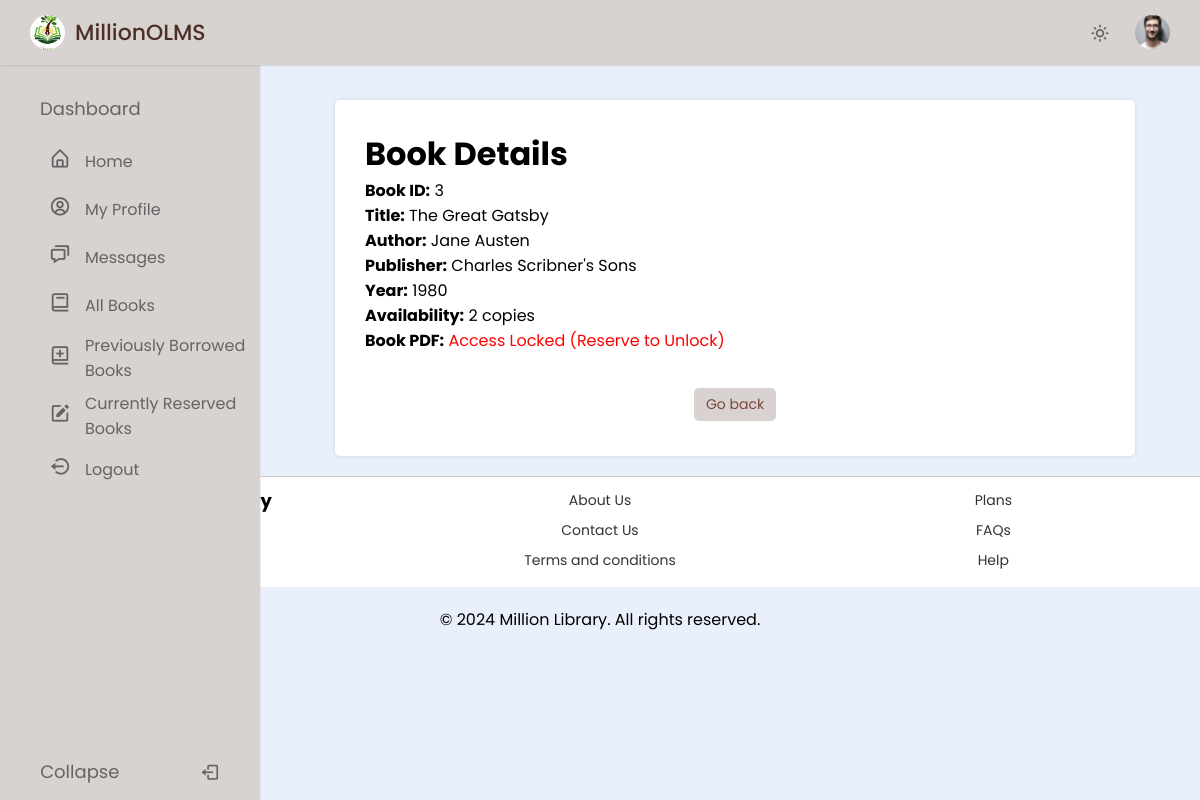
Page /user/books_details.php?BookId=3 on the committed database.
### tables this page shows
CREATE TABLE `book` (
  `BookId` int NOT NULL,
  `Title` varchar(50) DEFAULT NULL,
  `Publisher` varchar(50) DEFAULT NULL,
  `Year` varchar(50) DEFAULT NULL,
  `Availability` int DEFAULT NULL,
  `Status` enum('Available','Reserved','CheckedOut') NOT NULL DEFAULT 'Available',
  `PDF_Link` varchar(255) DEFAULT NULL
);

### user/books_details.php (the view, shortened to what this page needs)
<?php
require('dbconn.php');
$rollno = $_SESSION['RollNo'];
$userQuery = "SELECT * FROM olms.user WHERE RollNo=?";
$userStmt = $conn->prepare($userQuery);
$userStmt->bind_param("s", $rollno);
$userStmt->execute();
$userResult = $userStmt->get_result();
if ($userResult && $userResult->num_rows > 0) {
    $userRow = $userResult->fetch_assoc();
    $ProfilePicture = !empty($userRow['ProfilePicture']) ? $userRow['ProfilePicture'] : 'images/profile.jpg';
} else {
    $ProfilePicture = 'images/profile.jpg';
}
if (isset($_GET['BookId'])) {
    $bookId = $_GET['BookId'];
    $sql = "SELECT * FROM olms.book WHERE BookId = ?";
    $stmt = $conn->prepare($sql);
    $stmt->bind_param("i", $bookId);
    $stmt->execute();
    $result = $stmt->get_result();
    if ($result->num_rows > 0) {
        $book = $result->fetch_assoc();
        ?>
        <!DOCTYPE html>
        <html lang="en">
        <head>
            <link href="https://unpkg.com/boxicons@latest/css/boxicons.min.css" rel="stylesheet" />
            <link rel="stylesheet" href="style.css" />
        </head>
        <body>
            <nav class="navbar">
                <div class="logo_item">
                    <img src="images/logo.jpg" alt="">MillionOLMS
                </div>
                <div class="navbar_content">
                    <i class='bx bx-sun' id="darkLight"></i>
                    <img src="<?php echo ($ProfilePicture); ?>" alt="Profile Picture" class="profile" id="profilePic" />
            </nav>
            <nav class="sidebar">
                <div class="menu_content">
                    <div class="menu_items">
                        <div class="menu_title menu_dahsboard"></div>
                        <li class="item">
                            <a href="home.php" class="nav_link submenu_item">
                                <span class="navlink_icon">
                                    <i class="bx bx-home-alt"></i>
                                </span>
                                <span class="navlink">Home</span>
                            </a>
                        </li>
                        <li class="item">
                            <a href="profile.php" class="nav_link submenu_item">
                                <span class="navlink_icon">
                                    <i class='bx bx-user-circle'></i>
                                </span>
                                <span class="navlink">My Profile</span>
                            </a>
                        </li>
                        <li class="item">
                            <a href="message.php" class="nav_link submenu_item">
                                <span class="navlink_icon">
                                    <i class='bx bx-chat'></i>
                                </span>
                                <span class="navlink">Messages</span>
                            </a>
                        </li>
                        <li class="item">
                            <a href="all_books.php" class="nav_link submenu_item">
                                <span class="navlink_icon">
                                    <i class='bx bx-book'></i>
                                </span>
                                <span class="navlink">All Books</span>
                            </a>
                        </li>
                        <li class="item">
                            <a href="pre_borrowed_book.php" class="nav_link submenu_item">
                                <span class="navlink_icon">
                                    <i class='bx bx-book-add'></i>
                                </span>
                                <span class="navlink">Previously Borrowed <br> Books</span>
                            </a>
                        </li>
                        <li class="item">
                            <a href="currently_reserved.php" class="nav_link submenu_item">
                                <span class="navlink_icon">
                                    <i class='bx bxs-edit'></i>
                                </span>
                                <span class="navlink">Currently Reserved <br> Books</span>
                            </a>
                        </li>
                        <li class="item">
                            <a href="logout.php" class="nav_link submenu_item">
                                <span class="navlink_icon">
                                    <i class='bx bx-log-out-circle'></i>
                                </span>
                                <span class="navlink">Logout</span>
                            </a>
                        </li>
                        <div class="bottom_content">
                            <div class="bottom expand_sidebar">
                                <span> Expand</span>
                            </div>
                            <div class="bottom collapse_sidebar">
                                <span> Collapse</span>
                                <i class='bx bx-log-out'></i>
                            </div>
                        </div>
                    </div>
            </nav>
            <main class="main-content">
                <div class="content">
                    <div class="book-details">
                        <h1>Book Details</h1>
                        <p><strong>Book ID:</strong> <?php echo $book['BookId']; ?></p>
                        <p><strong>Title:</strong> <?php echo $book['Title']; ?></p>
                        <?php
                        $authorQuery = "SELECT * FROM OLMS.author WHERE BookId = ?";
                        $authorStmt = $conn->prepare($authorQuery);
                        $authorStmt->bind_param("i", $bookId);
                        $authorStmt->execute();
                        $authorResult = $authorStmt->get_result();
                        $authors = [];
                        while ($authorRow = $authorResult->fetch_assoc()) {
                            $authors[] = $authorRow['Author'];
                        }
                        echo "<p><strong>Author:</strong> " . implode(", ", $authors) . "</p>";
                        ?>
                        <p><strong>Publisher:</strong> <?php echo $book['Publisher']; ?></p>
                        <p><strong>Year:</strong> <?php echo $book['Year']; ?></p>
                        <p><strong>Availability:</strong>
                            <?php echo $book['Availability'] > 0 ? $book['Availability'] . " copies" : "Not Available"; ?>
                        </p>
                        <?php
                        $reservationQuery = "SELECT * FROM reservation WHERE RollNo = ? AND BookId = ? AND UnlockPDF = 1";
                        $reservationStmt = $conn->prepare($reservationQuery);
                        $reservationStmt->bind_param("si", $rollno, $bookId);
                        $reservationStmt->execute();
                        $reservationResult = $reservationStmt->get_result();
                        if ($reservationResult->num_rows > 0) {
                            if (!empty($book['PDF_Link'])) {
                                echo "<p><strong>Book PDF:</strong> <a href='" . $book['PDF_Link'] . "' target='_blank'>View PDF</a></p>";
                            } else {
                                echo "<p><strong>Book PDF:</strong> Not available</p>";
                            }
                        } else {
                            echo "<p><strong>Book PDF:</strong> <span style='color: red;'>Access Locked (Reserve to Unlock)</span></p>";
                        }
                        ?>
                        <div class="button-container">
                            <a href="all_books.php" class="btn-link">
                                <button class="table_btn">Go back</button>
                            </a>
                        </div>
                    </div>
                </div>
            </main>
            <footer>
                <div class="footer-content">
                    <div>
                        <h3>Million Library</h3>
                        <p>OLMS</p>
                    </div>
                    <div>
                        <ul>
                            <li><a href="Help.php">About Us</a></li>
                            <li><a href="Help.php">Contact Us</a></li>
                            <li><a href="Help.php">Terms and conditions</a></li>
                        </ul>
                    </div>
                    <div>
                        <ul>
                            <li><a href="Help.php">Plans</a></li>
                            <li><a href="Help.php">FAQs</a></li>
                            <li><a href="Help.php">Help</a></li>
                        </ul>
                    </div>
                </div>
            </footer>
            <p class="site-name">&copy; 2024 Million Library. All rights reserved.</p>
        </body>
        </html>
        <?php
    } else {
        echo "Book not found.";
    }
} else {
    echo "No BookId provided.";
}
?>

### user/style.css (style rules this page uses)
* { margin: 0; padding: 0; box-sizing: border-box; font-family: "Poppins", sans-serif; }
:root { --light-brown-color: #d8d2d0; --dark-brown-color: #4b3028; --grey-color: #656464; --light-grey-color: #aaa; }
body { background-color: #e9effb; transition: all 0.5s ease; }
.navbar { position: fixed; top: 0; width: 100%; left: 0; background-color: var(--light-brown-color); display: flex; align-items: center; justify-content: space-between; padding: 15px 30px; z-index: 1000; box-shadow: 0 0 2px var(--light-grey-color); }
.logo_item { display: flex; align-items: center; column-gap: 10px; font-size: 22px; font-weight: 500; color: var(--dark-brown-color); }
.navbar img { width: 35px; height: 35px; object-fit: cover; border-radius: 50%; }
.navbar_content { display: flex; align-items: center; column-gap: 25px; }
.navbar_content i { cursor: pointer; font-size: 20px; color: var(--grey-color); }
.sidebar { background-color: var(--light-brown-color); width: 260px; position: fixed; top: 0; left: 0; height: 100%; padding: 80px 20px; z-index: 100; overflow-y: scroll; box-shadow: 0 0 1px var(--light-grey-color); transition: all 0.5s ease; }
.menu_content { position: relative; }
.menu_title { margin: 15px 0; padding: 0 20px; font-size: 18px; }
.menu_title::before { color: var(--grey-color); white-space: nowrap; }
.menu_dahsboard::before { content: "Dashboard"; }
.menu_items { padding: 0; list-style: none; }
.navlink_icon { position: relative; font-size: 22px; min-width: 50px; line-height: 40px; display: inline-block; text-align: center; border-radius: 6px; }
.navlink_icon::before { content: ""; position: absolute; height: 100%; width: calc(100% + 100px); left: -20px; }
.sidebar .nav_link { display: flex; align-items: center; width: 100%; padding: 4px 15px; border-radius: 8px; text-decoration: none; color: var(--grey-color); white-space: nowrap; }
.submenu_item { cursor: pointer; }
.bottom_content { position: fixed; bottom: 60px; left: 0; width: 260px; cursor: pointer; transition: all 0.5s ease; }
.bottom { position: absolute; display: flex; align-items: center; left: 0; justify-content: space-around; padding: 18px 0; text-align: center; width: 100%; color: var(--grey-color); border-top: 1px solid var(--grey-color-light); background-color: var(--light-brown-color); }
.bottom i { font-size: 20px; }
.bottom span { font-size: 18px; }
.main-content { grid-area: main; padding: 20px; margin: 80px auto 0 auto; max-width: calc(100% - 250px); margin-left: 270px; transition: margin-left 0.3s ease-in-out; }
.table_btn { display: inline-block; padding: 6px 12px; font-size: 14px; color: #784939; background-color: #d8d2d0; border-radius: 5px; text-decoration: none; border: none; transition: background-color 0.3s; margin: 5px; }
.button-container { display: flex; justify-content: center; gap: 10px; margin-top: 30px; }
.content { flex: 1; padding: 30px; background: #fff; box-shadow: 0px 0px 5px rgba(0, 0, 0, 0.1); width: 90%; max-width: 800px; border-radius: 5px; margin: 0 auto; }
footer { background-color: #fff; border-top: 1px solid #ccc; padding: 10px; display: flex; justify-content: space-between; margin: 0; width: 100%; align-items: center; flex-wrap: wrap; width: 100%; }
.footer-content { display: flex; justify-content: space-between; width: 100%; max-width: 1200px; margin: 0 auto; flex-wrap: wrap; }
.footer-content div { flex: 1; min-width: 150px; text-align: center; }
footer ul { list-style-type: none; padding: 0; }
footer ul li { margin-bottom: 5px; }
footer ul li a { text-decoration: none; color: #333; font-size: 14px; }
footer h3 { font-size: 18px; margin-bottom: 10px; }
.site-name { text-align: center; margin-top: 20px; }
.profile { cursor: pointer; }

### rows in the picture
book: BookId "3", Title "The Great Gatsby", Publisher "Charles Scribner's Sons", Year "1980", Availability "2"

### other values in the picture
implode(", ", $authors) "Jane Austen"
